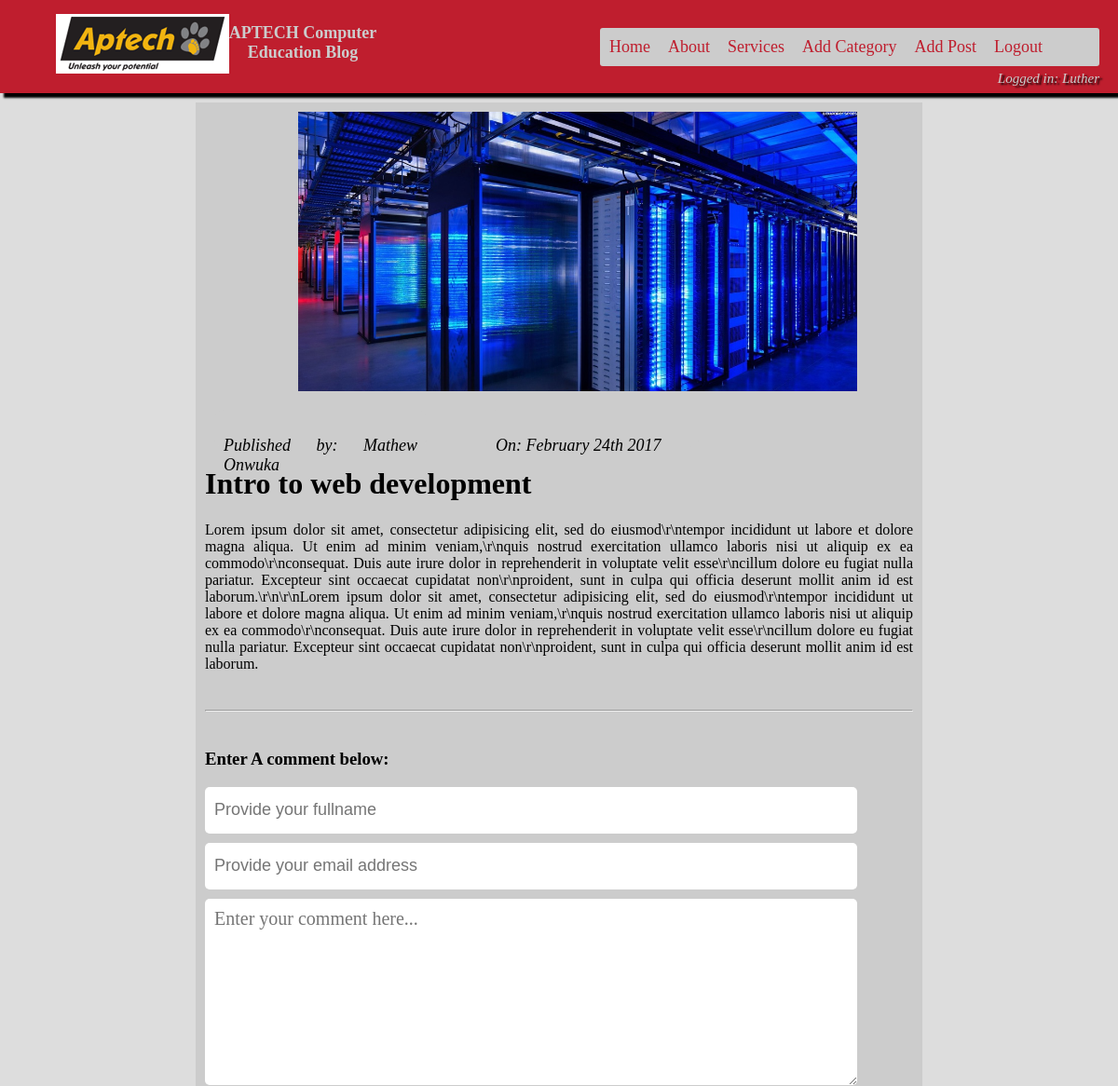
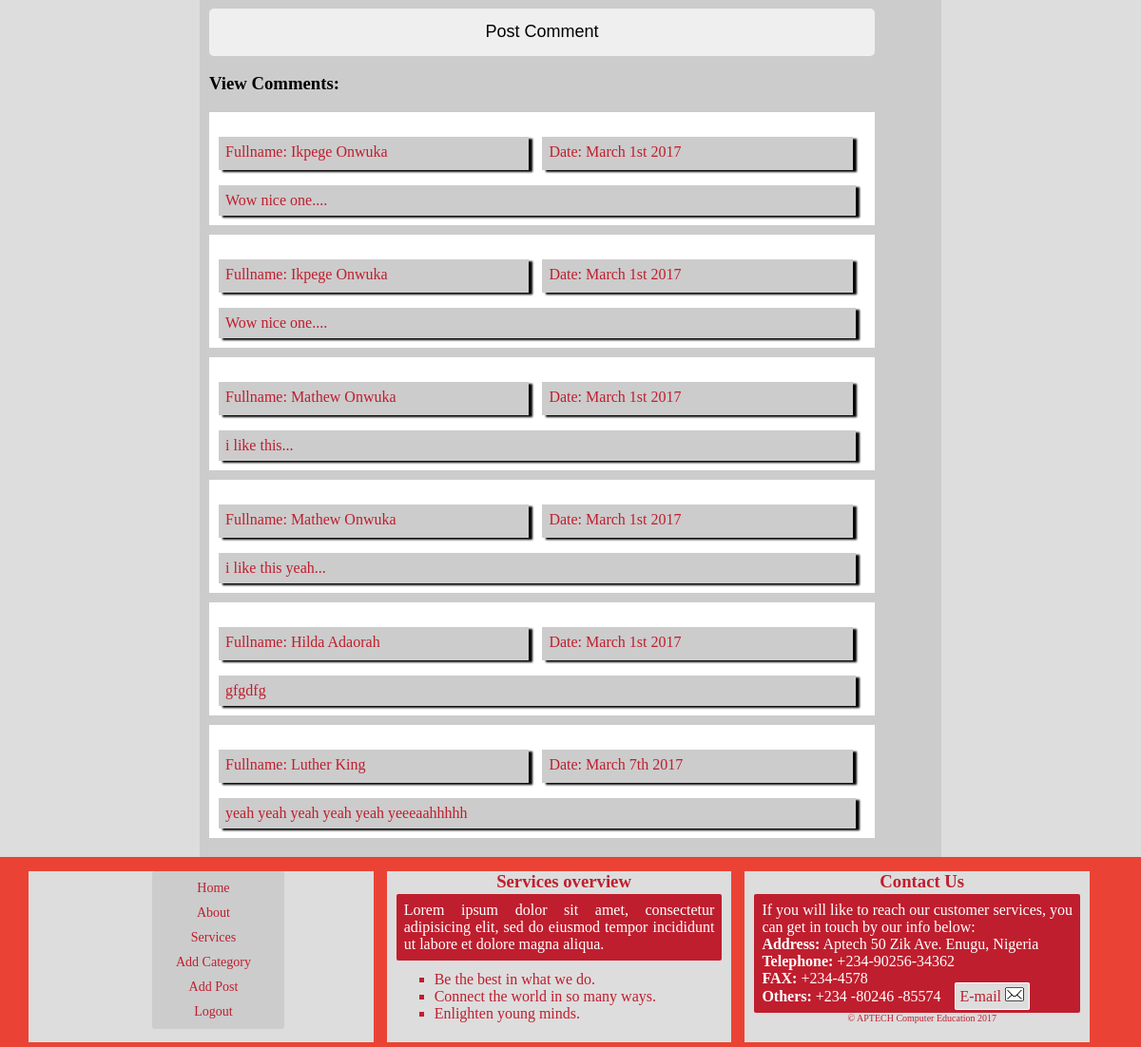
The page /view_post.php?post-id=8&post_title=Intro to web development (signed in) on the database its author committed (2 pictures, top to bottom).
### tables this page shows
CREATE TABLE `posts` (
  `post_id` int(11) NOT NULL,
  `post_title` varchar(255) NOT NULL,
  `post_body` text NOT NULL,
  `post_date` bigint(20) NOT NULL,
  `image_path` varchar(255) NOT NULL,
  `num_comm` int(11) NOT NULL,
  `cat_id` int(11) NOT NULL,
  `user_id` int(11) NOT NULL
);

CREATE TABLE `users` (
  `user_id` int(11) NOT NULL,
  `username` varchar(50) NOT NULL,
  `password` varchar(250) NOT NULL,
  `fullname` varchar(250) NOT NULL,
  `email` varchar(250) NOT NULL
);

CREATE TABLE `comments` (
  `comm_id` int(11) NOT NULL,
  `fullname` varchar(255) NOT NULL,
  `comment` text NOT NULL,
  `comm_date` bigint(20) NOT NULL,
  `post_id` int(11) NOT NULL
);

### view_post.php (the view, shortened to what this page needs)
<?php
if (isset($_GET['post_title']) && isset($_GET['post-id'])) {
	$post_id = htmlentities($_GET['post-id']);
}else{
	header("Location: index.php");
}
require("includes/header.php");
require('includes/db.inc.php');
$post_id = intval($post_id);
$sql = "SELECT posts.*, users.fullname FROM posts INNER JOIN users ON posts.user_id = users.user_id WHERE post_id = '$post_id'";
$query = mysqli_query($link, $sql);
if (mysqli_num_rows($query) > 0) {
	$row = mysqli_fetch_array($query);
	$img_path = $row['image_path'];
	$post_date = date('F jS Y', $row['post_date']);
	$post_title = $row['post_title'];
	$body = nl2br($row['post_body']);
	$fullname = $row['fullname'];
}
 ?>
 <div class="postCont">
 	<div class="imgCont">
 		<img src="<?php echo $img_path; ?>">
 	</div>
 	<div class="userDet">
 		<p>Published by: <?php echo $fullname; ?> </p>
 	</div>
 	<div class="userDet">
 		<p>On: <?php echo $post_date; ?> </p>
 	</div>
 	<h1><?php echo $post_title; ?></h1>
 	<div class="postBody">
 		<?php echo $body; ?>
 	</div>
 		<hr>
 	<div class="comment">
 		<h3>Enter A comment below:</h3>
		<form action="add_comment.php" method="post" onsubmit="return validateForm(this);">
			 		<input type="text" placeholder="Provide your fullname" name="fullname" required>
			 		<input type="email" placeholder="Provide your email address" name="email" required>
			 		<textarea name="comment" placeholder="Enter your comment here..."></textarea>
			 		<input type="submit" value="Post Comment" name="submit">
		</form>
	</div>
	<h3>View Comments:</h3>
	<?php
	$sql = "SELECT * FROM comments WHERE post_id = '$post_id'";
	$query = mysqli_query($link, $sql);
	if (mysqli_num_rows($query) > 0) {
		while ($row = mysqli_fetch_array($query)) {
			$fullname = $row['fullname'];
			$comm_date = date("F jS Y", $row['comm_date']);
			$comment = nl2br($row['comment']);
	 ?>
	<div class="view-comm">
		<p class="c-details">Fullname: <?php echo $fullname; ?></p>
		<p class="c-details">Date: <?php echo $comm_date; ?></p>
		<p class="comm"><?php echo $comment; ?></p>
	</div>
	<?php } } ?>
 </div>
<?php require("includes/footer.php"); ?>

### css/styles.css (style rules this page uses)
* { box-sizing: border-box; -moz-box-sizing: border-box; -webkit-box-sizing: border-box; -o-box-sizing: border-box; }
body { margin: 0; font-family: verdana; }
.post-body form input, select, textarea { display: block; font-size: 18px; width: 600px; font-family: "comic sans"; border-radius: 5px; border:none; height: 40px; padding: 5px; margin-bottom: 10px; }
.postCont { width: 65%; min-height: 400px; margin: 0 auto; background-color: #ccc; text-align: justify; padding: 10px; }
.postCont .imgCont { width: 600px; height: 300px; overflow: hidden; margin-left: 100px; }
.postCont .imgCont img { width: 100%; }
.postCont .userDet { width: 30%; display: inline-block; vertical-align: top; height: 40px; background-color: #ccc; margin-right: 50px; margin-left: 10px; padding: 10px; border-radius: 10px; font-family: "comic sans serif"; font-style: italic; font-size: 18px; margin-top: 20px; }
.postCont .userDet p { width: 100%; }
.comment { width: 700px; min-height: 250px; }
.comment input { width: 700px; display: block; margin: 10px 0; height: 50px; padding: 10px; font-size: 18px; border: none; border-radius: 5px; }
.comment textarea { width: 700px; display: block; margin: 10px 0; height: 200px; padding: 10px; font-size: 20px; border : none; border-radius: 5px; }
hr { margin: 40px 0; }
.view-comm { width: 700px; min-height: 60px; margin: 10px 0; background-color: #fff; padding: 10px; }
.view-comm p.c-details { background-color: #ccc; color: #BF1E2E; padding: 7px; width: 48%; display: inline-block; vertical-align: top; min-height: 35px; box-shadow: 4px 2px 2px #000; margin-right: 10px; }
.view-comm p.comm { background-color: #ccc; color: #BF1E2E; padding: 7px; width: 670px; text-align: justify; box-shadow: 4px 2px 2px #000; margin: 0; }

### rows shown on the page
posts: image_path (picture), user.fullname "Mathew Onwuka", post_date "February 24th 2017", post_title "Intro to web development", post_body "Lorem ipsum dolor sit amet, consectetur adipisicing elit, sed do eiusmod\\r\\ntempor incididunt ut labore et dolore magna aliqua. Ut enim ad minim veniam,\\r\\nquis nostrud exercitation ullamco laboris nisi ut aliquip ex ea commodo\\r\\nconsequat. Duis aute irure dolor in reprehenderit in voluptate velit esse\\r\\ncillum dolore eu fugiat nulla pariatur. Excepteur sint occaecat cupidatat non\\r\\nproident, sunt in culpa qui officia deserunt mollit anim id est laborum.\\r\\n\\r\\nLorem ipsum dolor sit amet, consectetur adipisicing elit, sed do eiusmod\\r\\ntempor incididunt ut labore et dolore magna aliqua. Ut enim ad minim veniam,\\r\\nquis nostrud exercitation ullamco laboris nisi ut aliquip ex ea…"
comments: fullname "Ikpege Onwuka", comm_date "March 1st 2017", comment "Wow nice one...."
comments: fullname "Ikpege Onwuka", comm_date "March 1st 2017", comment "Wow nice one...."
comments: fullname "Mathew Onwuka", comm_date "March 1st 2017", comment "i like this..."
comments: fullname "Mathew Onwuka", comm_date "March 1st 2017", comment "i like this yeah..."
comments: fullname "Hilda Adaorah", comm_date "March 1st 2017", comment "gfgdfg"
comments: fullname "Luther King", comm_date "March 7th 2017", comment "yeah yeah yeah yeah yeah yeeeaahhhhh"

### other values the page prints
$username "Luther"
